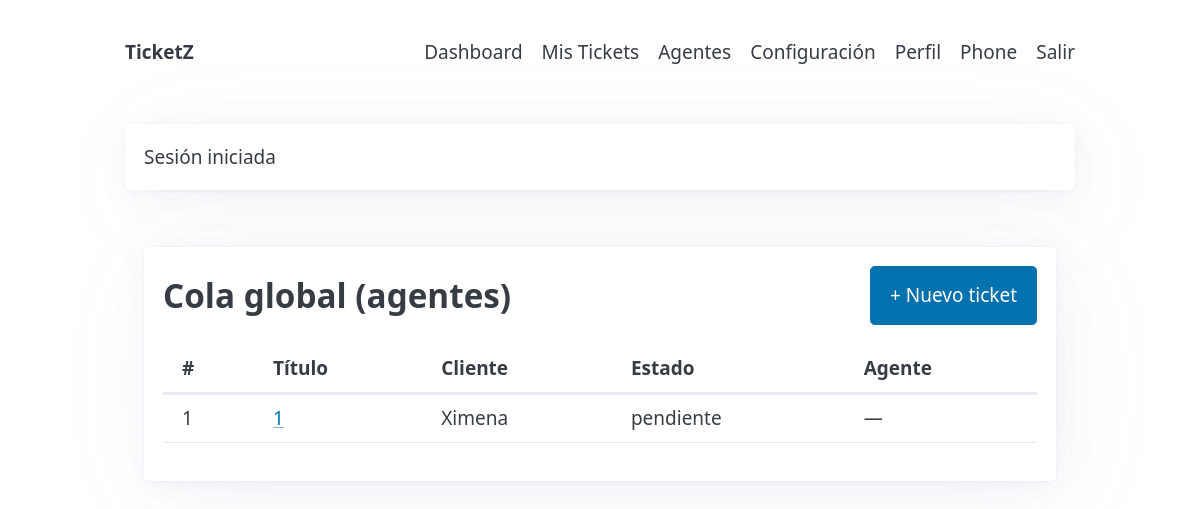
Page /?page=dashboard (signed in) on the earlier database version.
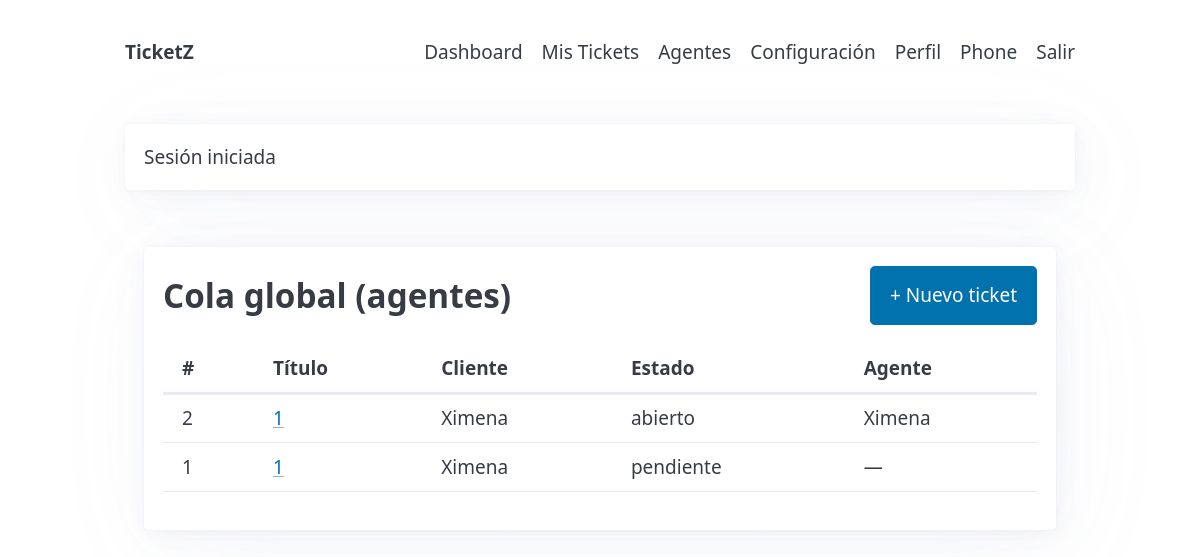
Same page on the later database version.
### tables this page shows
CREATE TABLE tickets(
        id INTEGER PRIMARY KEY AUTOINCREMENT,
        user_id INTEGER NOT NULL REFERENCES users(id) ON DELETE CASCADE,
        agent_id INTEGER REFERENCES users(id),
        title TEXT NOT NULL,
        category TEXT NOT NULL,
        priority TEXT NOT NULL,
        status TEXT NOT NULL DEFAULT "abierto",
        description TEXT,
        created_at INTEGER NOT NULL,
        updated_at INTEGER NOT NULL
    );

### app/auth.php (called while the page is built, shortened)
<?php
function current_user(): ?array { return $_SESSION['user'] ?? null; }

### app/bootstrap.php (called while the page is built, shortened)
<?php
require_once __DIR__ . '/util.php';
require_once __DIR__ . '/db.php';
require_once __DIR__ . '/auth.php';
require_once __DIR__ . '/models.php';
$user = current_user();
?>

### app/models.php (called while the page is built, shortened)
<?php
function list_all_tickets(?string $state=null): array {
    $sql='SELECT t.*, u.name AS user_name, a.name AS agent_name FROM tickets t
          JOIN users u ON u.id=t.user_id
          LEFT JOIN users a ON a.id=t.agent_id';
    $where=''; $params=[];
    $sql.=$where.' ORDER BY t.updated_at DESC';
    $st=db()->prepare($sql); $st->execute($params);
    return $st->fetchAll(PDO::FETCH_ASSOC);
}

### app/db.php (called while the page is built, shortened)
<?php
function db(): PDO {
    static $pdo = null;
    if ($pdo) return $pdo;
    $dsn = 'sqlite:' . DB_FILE;
    try {
        $pdo = new PDO($dsn);
        $pdo->setAttribute(PDO::ATTR_ERRMODE, PDO::ERRMODE_EXCEPTION);
        $pdo->exec('PRAGMA foreign_keys = ON');
        return $pdo;
    } catch (PDOException $e) {
        http_response_code(500);
        $msg = "No se pudo abrir la base de datos SQLite en: " . DB_FILE . "\\nError: " . $e->getMessage();
        echo nl2br(htmlspecialchars($msg, ENT_QUOTES | ENT_SUBSTITUTE, 'UTF-8'));
        exit;
    }
}

### public/index.php (the view, shortened to what this page needs)
<?php
require_once __DIR__ . '/../app/bootstrap.php';
$page   = $_GET['page'] ?? 'home';
if ($page === 'dashboard') {
    $all  = ($user['role']==='agent' || $user['role']==='admin') ? list_all_tickets($_GET['f'] ?? null) : [];
    render_header('Dashboard', $user);
    echo '<section class="auth-center">
      <style>
        .auth-center{min-height:calc(100vh - 120px);display:flex;align-items:flex-start;justify-content:center;padding:2rem 1rem}
        .auth-center .card{max-width:1000px;width:100%}
        .dash-head{display:flex;justify-content:space-between;align-items:center;gap:1rem;margin-bottom:1rem}
      </style>
      <article class="card">
        <div class="dash-head">
          <h2 style="margin:0">Cola global (agentes)</h2>
          <button id="btnNewTicket" class="btn-primary">+ Nuevo ticket</button>
        </div>';
    if ($all && count($all)>0) {
        echo '<div class="table-scroll"><table>
          <thead><tr><th>#</th><th>Título</th><th>Cliente</th><th>Estado</th><th>Agente</th></tr></thead><tbody>';
        foreach (array_slice($all,0,50) as $t) {
            echo '<tr>
              <td>'.(int)$t['id'].'</td>
              <td><a href="?page=ticket&id='.(int)$t['id'].'">'.e($t['title']).'</a></td>
              <td>'.e($t['user_name']).'</td>
              <td><span class="badge status-'.e($t['status']).'">'.e($t['status']).'</span></td>
              <td>'.e($t['agent_name']??'—').'</td>
            </tr>';
        }
        echo '</tbody></table></div>';
    } else {
        echo '<p class="small">Sin tickets globales o no eres agente.</p>';
    }
    echo '  </article>
      <dialog id="dlgNewTicket" class="modal">
        <article>
          <header style="display:flex;justify-content:space-between;align-items:center">
            <h3 style="margin:0">Nuevo ticket</h3>
            <button aria-label="Cerrar" id="closeDlg" class="secondary">✕</button>
          </header>
          <form method="post" action="?action=new_ticket">'.form_csrf().'
            <label>Título<input name="title" required></label>
            <div class="grid-2">
              <label>Categoría<select name="category">
                  <option>General</option><option>Acceso</option><option>Hardware</option><option>Software</option>
              </select></label>
              <label>Prioridad<select name="priority">
                  <option>baja</option><option selected>media</option><option>alta</option>
              </select></label>
            </div>
            <label>Descripción<textarea name="description"></textarea></label>
            <footer style="display:flex;gap:.5rem;justify-content:flex-end">
              <button type="button" id="cancelDlg" class="secondary">Cancelar</button>
              <button type="submit" class="btn-primary">Crear</button>
            </footer>
          </form>
        </article>
      </dialog>
      <script>
        (function(){
          const btn = document.getElementById("btnNewTicket");
          const dlg = document.getElementById("dlgNewTicket");
          const close = document.getElementById("closeDlg");
          const cancel = document.getElementById("cancelDlg");
          if(btn && dlg){
            btn.addEventListener("click", ()=> dlg.showModal());
            [close,cancel].forEach(b=> b && b.addEventListener("click", ()=> dlg.close()));
          }
        })();
      </script>
    </section>';
    render_footer(); exit;
}

### app/util.php (shortened to what this page needs)
<?php
function e(string $s): string { return htmlspecialchars($s, ENT_QUOTES | ENT_SUBSTITUTE, 'UTF-8'); }
function flash(string $key, ?string $msg = null) {
    if ($msg === null) {
        $m = $_SESSION['_flash'][$key] ?? null;
        return $m;
    }
}
function get_theme(): string {
    $u = $_SESSION['user'] ?? null;
    return $u['theme'] ?? 'light';
}
function render_header(string $title, ?array $user) {
$theme = get_theme();
echo '<!DOCTYPE html><html lang="es" data-theme="'.e($theme).'"><head>
<meta charset="utf-8"><meta name="viewport" content="width=device-width,initial-scale=1">
<title>'.e($title).'</title>
<link rel="stylesheet" href="https://unpkg.com/@picocss/pico@2/css/pico.min.css">
<link rel="stylesheet" href="assets/style.css">
<link rel="preconnect" href="https://fonts.googleapis.com"><link rel="preconnect" href="https://fonts.gstatic.com" crossorigin>
<link href="https://fonts.googleapis.com/css2?family=Inter:wght@400;600;700&display=swap" rel="stylesheet">
</head><body>
<header class="container">
  <nav>
    <ul><li><strong>TicketZ</strong></li></ul>
    <ul>';
    if ($user) {
        echo '<li><a href="?page=dashboard">Dashboard</a></li>
              <li><a href="?page=tickets">Mis Tickets</a></li>
              <li><a href="?page=agents">Agentes</a></li>
              <li><a href="?page=settings">Configuración</a></li>
              <li><a href="?page=profile">Perfil</a></li>
              <li><a href="?page=phone" target="_blank">Phone</a></li>
              <li><a class="contrast" href="?action=logout">Salir</a></li>';
    } else {
        echo '<li><a href="?page=home">Inicio</a></li>
              <li><a href="?page=login">Entrar</a></li>
              <li><a href="?page=register">Registro</a></li>';
    }
echo '</ul></nav></header><main class="container content">';
$m = flash('msg'); if ($m) { echo '<article class="msg">'.$m.'</article>'; }
}
function render_footer() {
    echo '</main><footer class="container"></footer>
<script>
document.querySelectorAll("[data-theme-toggle]").forEach(b=>{
  b.addEventListener("click",()=>{
    const cur=document.documentElement.getAttribute("data-theme")==="dark"?"light":"dark";
    document.documentElement.setAttribute("data-theme",cur);
    fetch("?action=theme&v="+cur,{method:"POST",headers:{ "Content-Type":"application/x-www-form-urlencoded" },body:"csrf=<?php echo e(csrf_token()); ?>&theme="+cur});
  });
});
</script>
</body></html>';
}

### public/assets/style.css (style rules this page uses)
:root { --brand: #7c4b2b; --brand-2: #f4e6d6; --brand-3: #f7f2ea; }
html, body { overflow: auto !important; }
header nav a { color: inherit !important; text-decoration: none !important; }

### public/index.php (style rules this page uses)
.auth-center { min-height:calc(100vh - 120px);display:flex;align-items:flex-start;justify-content:center;padding:2rem 1rem }
.auth-center .card { max-width:1000px;width:100% }
.dash-head { display:flex;justify-content:space-between;align-items:center;gap:1rem;margin-bottom:1rem }

Differences in the rows shown:
added tickets: id "2", title "1", user_name "Ximena", status "abierto", agent_name "Ximena"
